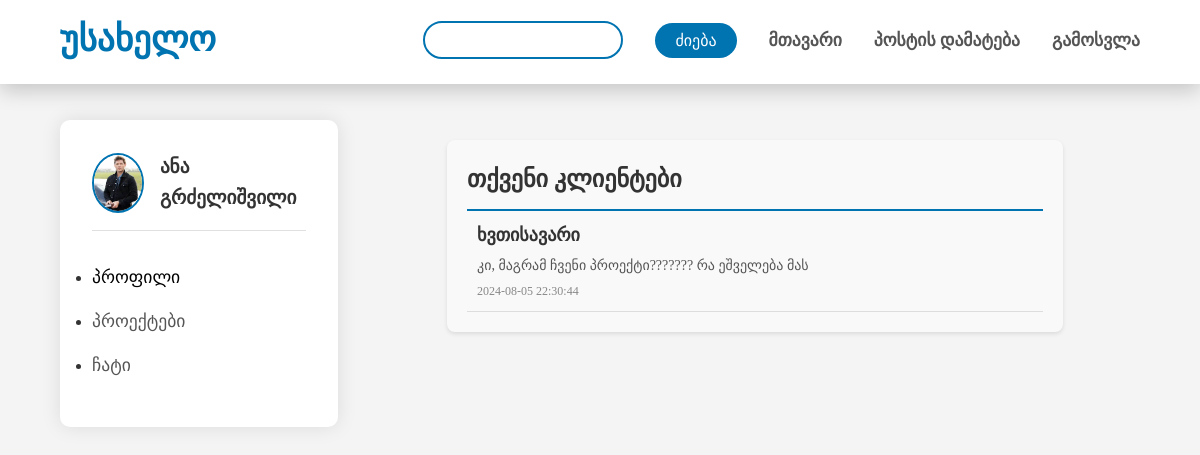
Screenshot of /chats (signed in) with the database file from the repository.
### models.py (models this page shows, shortened)
class User(db.Model, UserMixin):
    id = db.Column(db.Integer, primary_key=True)
    username = db.Column(db.String(80), nullable=False)
    email = db.Column(db.String(120), unique=True, nullable=False)
    date_registered = db.Column(db.DateTime, nullable=False, default=datetime.utcnow)
    password = db.Column(db.String(120), nullable=False)
    friend_of = db.relationship('Friendship', backref='user')
    img = db.Column(db.String, nullable=False)

class Message(db.Model):
    id = db.Column(db.Integer, primary_key=True)
    sender_username = db.Column(db.String(150), nullable=False)
    receiver_username = db.Column(db.String(150), nullable=False)
    content = db.Column(db.Text, nullable=False)
    timestamp = db.Column(db.DateTime, default=datetime.utcnow)

### routes.py (the view)
@app.route('/chats')
@login_required
def chats():
    friends = Friendship.query.filter_by(username=current_user.username).all()
    recent_chats = []
    for friend in friends:
        recent_message = Message.query.filter(
            ((Message.sender_username == current_user.username) & (Message.receiver_username == friend.get_friend_username())) |
            ((Message.sender_username == friend.get_friend_username()) & (Message.receiver_username == current_user.username))
        ).order_by(Message.timestamp.desc()).first()
        recent_chats.append((friend.get_friend_username(), recent_message))
    return render_template('chats.html', recent_chats=recent_chats)

### models.py (called while the page is built)
    def get_friend_username(self):
        friend = User.query.get(self.friend_id)
        return friend.username if friend else None

### routes.py (called while the page is built)
@login_manager.user_loader
def load_user(user_id):
    return User.query.get(int(user_id))

### templates/chats.html
{% extends "base.html" %}
{% block styles %}
<link rel="stylesheet" href="{{ url_for('static', filename='styles/chat.css') }}">
{% endblock %}
{% block content %}
<div class="chats">
    <h2>თქვენი კლიენტები</h2>
    <ul class="chats-list">
        {% for friend_username, recent_message in recent_chats %}
        <li class="chat-item">
            <a href="{{ url_for('chat_with_user', username=friend_username) }}">
                <h3>{{ friend_username }}</h3>
                {% if recent_message %}
                <p class="recent-message">{{ recent_message.content }}</p>
                <small>{{ recent_message.timestamp.strftime('%Y-%m-%d %H:%M:%S') }}</small>
                {% endif %}
            </a>
        </li>
        {% endfor %}
    </ul>
</div>
{% endblock %}

### templates/base.html (shortened to what this page needs)
<!DOCTYPE html>
<html lang="ka">
<head>
    <link rel="stylesheet" href="/static/styles/base.css">
    {% block styles %}{% endblock %}
</head>
<body>
    <header>
        <nav>
            <h1>უსახელო</h1>
            <ul class="first-ul">
                {% if current_user.is_authenticated %}
                <input class="search-input" type="search">
                <input class="submit-input" type="submit" value="ძიება" style="font-family: TBC;">
                <li><a href="/">მთავარი</a></li>
                <li><a href="/add_post">პოსტის დამატება</a></li>
                <li><a href="/logout">გამოსვლა</a></li>
                {% else %}
                <li><a href="/login">შესვლა</a></li>
                <li><a href="/register">რეგისტრაცია</a></li>
                {% endif %}
            </ul>
        </nav>
    </header>
    <div class="container">
        {% if current_user.is_authenticated %}
        <aside>
            <div class="user-info">
                <img src="{{ url_for('static', filename='uploads/' ~ current_user.img) }}" alt="მომხმარებლის სურათი"
                    class="user-image">
                <p class="username">{{ current_user.username }}</p>
            </div>
            <ul class="side-links">
                <li><a href="{{ url_for('profile', username=current_user.username) }}"
                        style="text-decoration: none; color: rgb(0, 0, 0);">პროფილი</a></li>
                <li><a href="/profile">პროექტები</a></li>
                <li><a href="/chats">ჩატი</a></li>
            </ul>
        </aside>
        {% endif %}
        <main>
            {% block content %}{% endblock %}
        </main>
    </div>
</body>
</html>

### static/styles/base.css (style rules this page uses)
* { margin: 0; padding: 0; box-sizing: border-box; font-family: TBC; }
html, body { height: 100%; font-family: 'TBC', Arial, sans-serif; line-height: 1.6; color: #333; background-color: #f4f4f4; overflow-x: hidden; }
header { background-color: #ffffff; box-shadow: 0 2px 10px rgba(0,0,0,0.1); position: sticky; top: 0; z-index: 1000; transition: box-shadow 0.4s ease, transform 0.4s ease; }
nav { display: flex; justify-content: space-between; align-items: center; padding: 1rem 5%; max-width: 1400px; margin: 0 auto; }
nav h1 { font-size: 2.2rem; color: #0073b1; font-weight: bold; transition: color 0.4s ease, transform 0.4s ease; }
nav ul { list-style: none; display: flex; gap: 2rem; align-items: center; }
nav ul li a { color: #555; text-decoration: none; font-weight: 600; transition: color 0.4s ease, transform 0.4s ease; font-size: 1.1rem; position: relative; }
nav ul li a::after { content: ''; position: absolute; width: 0; height: 2px; bottom: -5px; left: 0; background-color: #0073b1; transition: width 0.4s ease; }
.search-input { border: 2px solid #0073b1; border-radius: 20px; padding: 8px 15px; font-size: 1rem; width: 200px; transition: width 0.4s ease, box-shadow 0.4s ease; }
.submit-input { background-color: #0073b1; color: white; border: none; padding: 8px 20px; border-radius: 20px; cursor: pointer; font-size: 1rem; transition: background-color 0.4s ease, transform 0.4s ease, box-shadow 0.4s ease; }
.container { display: flex; min-height: calc(100vh - 70px); max-width: 1400px; margin: 0 auto; padding: 2rem 5%; animation: fadeInContainer 0.6s ease-out; }
aside { width: 278px; background-color: #ffffff; padding: 2rem; border-radius: 10px; box-shadow: 0 0 20px rgba(0,0,0,0.1); margin-right: 2rem; height: fit-content; transition: transform 0.4s ease, box-shadow 0.4s ease; }
.user-info { display: flex; align-items: center; gap: 1rem; margin-bottom: 2rem; padding-bottom: 1rem; border-bottom: 1px solid #e0e0e0; }
.user-image { width: 60px; height: 60px; border-radius: 50%; object-fit: cover; border: 2px solid #0073b1; transition: transform 0.4s ease, box-shadow 0.4s ease; }
.username { font-size: 1.2rem; font-weight: 600; color: #333; transition: color 0.4s ease; }
.side-links li { margin-bottom: 1rem; }
.side-links a { text-decoration: none; color: #555; font-size: 1.1rem; display: flex; align-items: center; transition: color 0.4s ease, transform 0.4s ease; }
main { flex: 1; animation: slideInMain 0.6s ease-out; }

### static/styles/chat.css (style rules this page uses)
.chats { width: 80%; max-width: 800px; margin: 20px auto; padding: 20px; border-radius: 8px; background-color: #f9f9f9; color: #333; box-shadow: 0 2px 4px rgba(0, 0, 0, 0.1); animation: fadeInChats 0.8s ease-out; }
.chats h2 { margin: 0; padding-bottom: 10px; font-size: 24px; border-bottom: 2px solid #0073b1; animation: slideInTitle 0.6s ease-out; }
.chats-list { list-style: none; padding: 0; margin: 0; }
.chat-item { padding: 10px; border-bottom: 1px solid #ddd; transition: all 0.3s ease; animation: fadeInItem 0.5s ease-out; }
.chat-item a { color: #333; text-decoration: none; display: flex; flex-direction: column; }
.chat-item a h3 { margin: 0; font-size: 18px; transition: color 0.3s ease; }
.chat-item a .recent-message { font-size: 14px; color: #555; margin: 5px 0; transition: all 0.3s ease; }
.chat-item a small { font-size: 12px; color: #888; transition: color 0.3s ease; }

### rows the page displays
User: img (picture), username "ანა გრძელიშვილი"
User: username "ხვთისავარი", content "კი, მაგრამ ჩვენი პროექტი??????? რა ეშველება მას", timestamp "2024-08-05 22:30:44"
